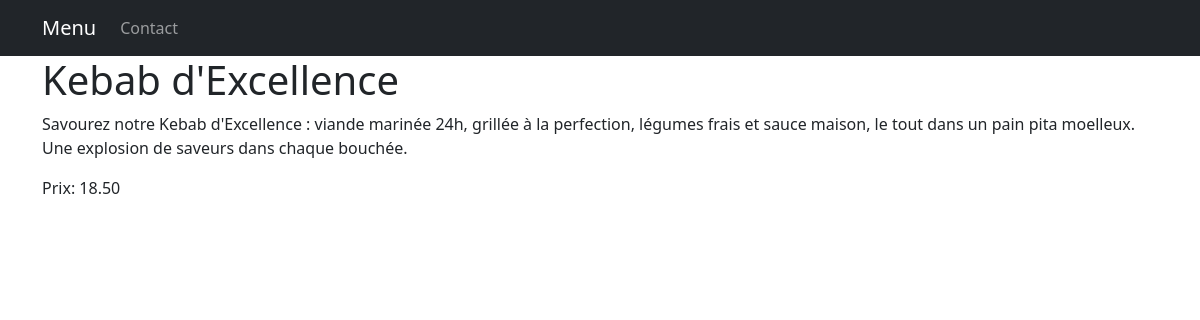
The app's page /menu_detail/7/ with its own data.
### res_menu/models.py (models this page shows, shortened)
class Item(models.Model):
	meal = models.CharField(max_length=1000, unique=True)
	description = models.CharField(max_length=2000, unique=False)
	price = models.DecimalField(decimal_places=2, max_digits=4)
	meal_type = models.CharField(max_length=2000, choices=MEAL_TYPE)
	author = models.ForeignKey(User, on_delete=models.CASCADE)
	status = models.IntegerField(choices=STATUS, default=1)
	date_created = models.DateTimeField(auto_now_add=True)
	date_updated = models.DateTimeField(auto_now=True)

### res_menu/views.py (the view)
# urls.py: path("menu_detail/<int:pk>/", views.ItemDetail.as_view(), name="detail"),
class ItemDetail(generic.DetailView):
	model = Item
	template_name = "menu_detail.html"

### res_menu/templates/menu_detail.html
{% extends 'base.html' %}
{% block content %}
	<h1>{{item.meal}}</h1>
	<p>{{item.description}}</p>
	<p>Prix: {{item.price}}</p>
{% endblock content %}

### records on screen
Item: meal "Kebab d'Excellence", description "Savourez notre Kebab d'Excellence : viande marinée 24h, grillée à la perfection, légumes frais et sauce maison, le tout dans un pain pita moelleux. Une explosion de saveurs dans chaque bouchée.", price "18.50"
